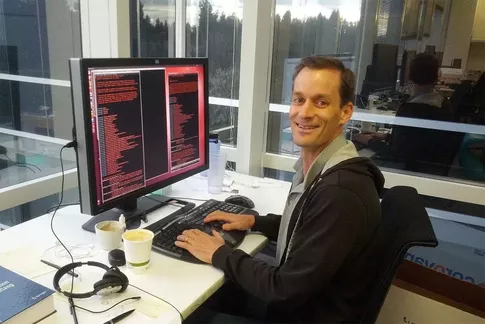
#> input picture VOCMaker-master/VOCMaker/VOCMaker/imgs/00001.jpg, 485 x 324 px; its folder holds 4 pictures in this run
$ python rename_resize.py   (Python 2 division)
#> lines starting #> are read from the running program, lines starting #| are printed output that depends on the picture
# -*- coding: utf-8 -*-
"""
Created on Sun Jun 11 18:04:24 2017

@author: wuhui
用来对图片进行重命名，并初始化目录结构
"""

import cv2
import os

if __name__=='__main__':
    path = os.getcwd()
    imgs = os.listdir(path+"/imgs/")
    if os.path.exists('JPEGImages') == False:
        os.mkdir('JPEGImages')
    if os.path.exists('Annotations') == False:
        os.mkdir('Annotations')
    if os.path.exists('ImageSets') == False:
        os.mkdir('ImageSets')
        os.mkdir('ImageSets/Main')
    cnt = 625
    prename = "000000"
    for img in imgs:
        temp=cv2.imread(path+"/imgs/"+img)
#> temp is the input picture: shape (324, 485, 3); mean B, G, R 97.1, 103.2, 108.5
	temp=cv2.resize(temp,(960,540),interpolation=cv2.INTER_CUBIC)
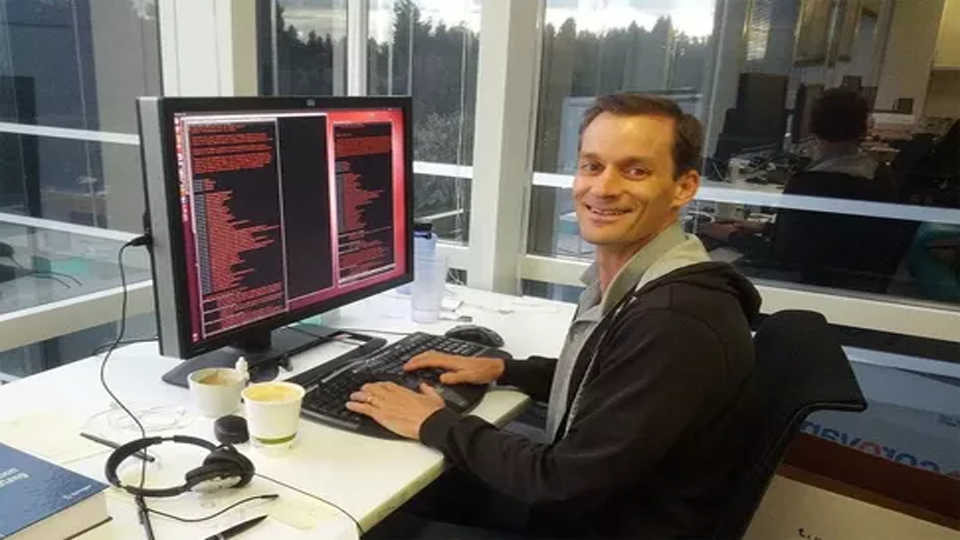
#> temp: shape (540, 960, 3); mean B, G, R 97.1, 103.2, 108.5
        #os.remove(path+"\\imgs\\"+img)
        cv2.imwrite(path+"/JPEGImages/"+prename[0:len(prename)-len(str(cnt))]+str(cnt)+".JPG",temp)
        print "renamed "+img+" to "+prename[0:len(prename)-len(str(cnt))]+str(cnt)+".JPG"
        cnt+=1
#> pass 2 of the loop `for img in imgs:`:
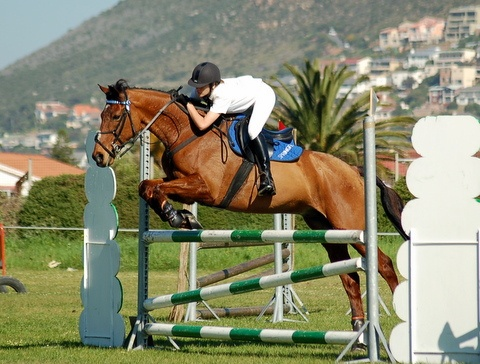
#> input picture VOCMaker-master/VOCMaker/VOCMaker/imgs/000017.jpg, 480 x 364 px
#> temp is the input picture: shape (364, 480, 3); mean B, G, R 109.6, 136.7, 136.7
#> `temp=cv2.resize(temp,(960,540),interpolation=cv2.INTER_CUBIC)`:
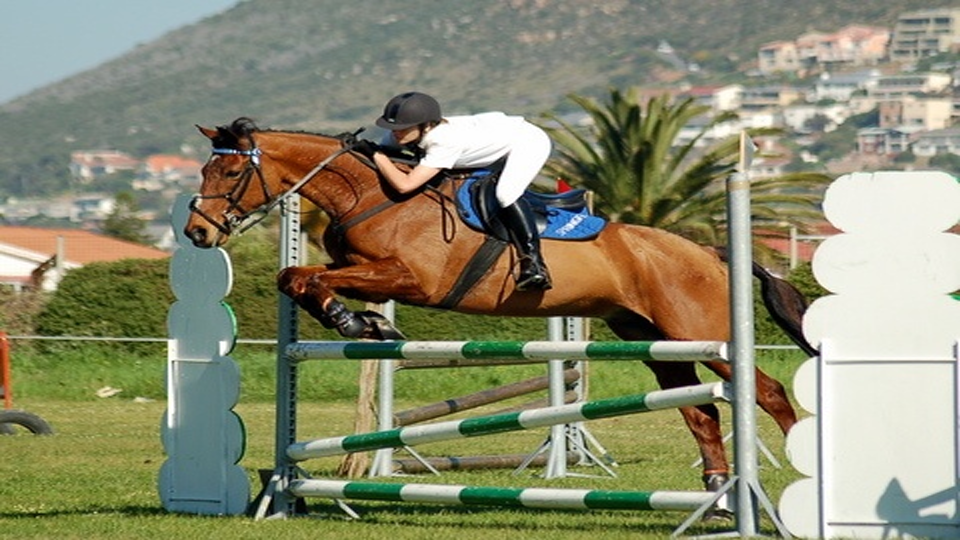
#> temp: shape (540, 960, 3); mean B, G, R 109.6, 136.7, 136.7
#> pass 3 of the loop `for img in imgs:`:
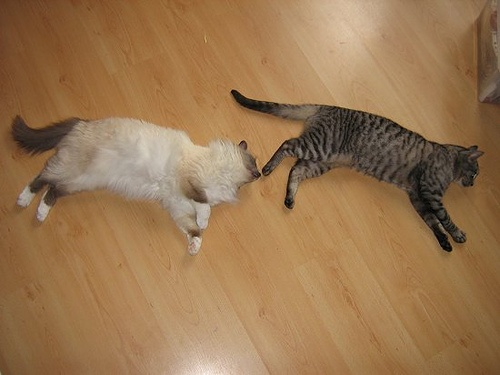
#> input picture VOCMaker-master/VOCMaker/VOCMaker/imgs/000019.jpg, 500 x 375 px
#> temp is the input picture: shape (375, 500, 3); mean B, G, R 80.7, 118.2, 153.5
#> `temp=cv2.resize(temp,(960,540),interpolation=cv2.INTER_CUBIC)`:
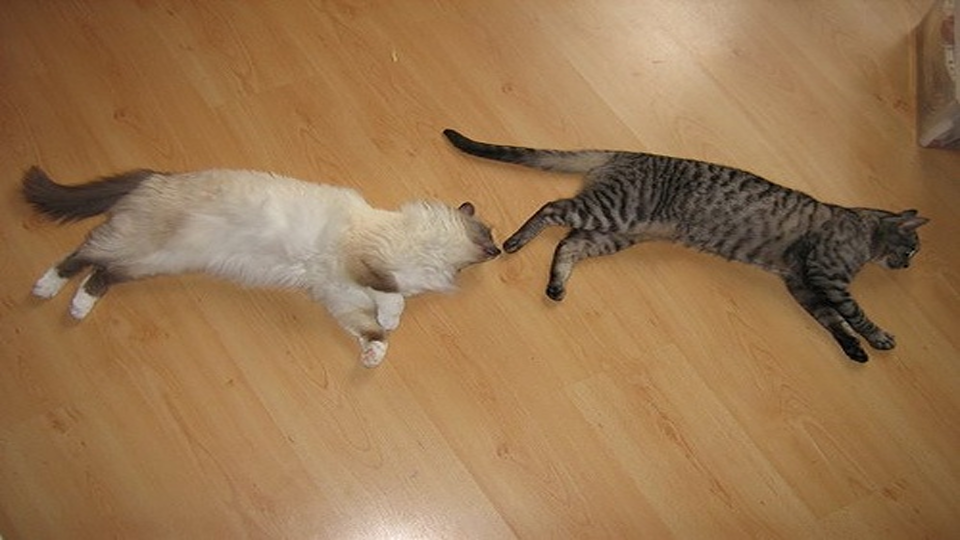
#> temp: shape (540, 960, 3); mean B, G, R 80.7, 118.2, 153.5
#> the loop made 4 passes; the first 3 are shown
    print 'done!'
